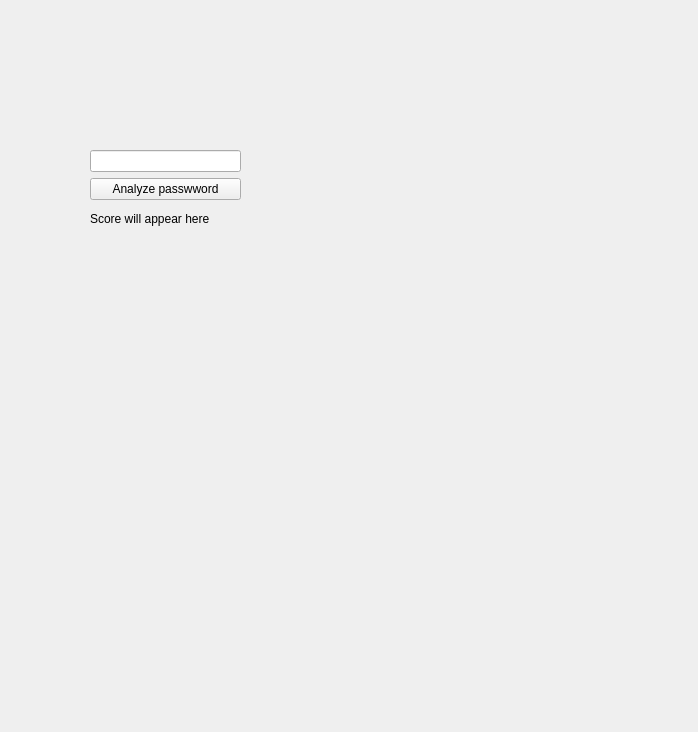
<?xml version="1.0" encoding="UTF-8"?>
<ui version="4.0">
 <class>MainWindow</class>
 <widget class="QMainWindow" name="MainWindow">
  <property name="geometry">
   <rect>
    <x>0</x>
    <y>0</y>
    <width>698</width>
    <height>732</height>
   </rect>
  </property>
  <property name="windowTitle">
   <string>MainWindow</string>
  </property>
  <property name="toolTip">
   <string>Enter password to analyze</string>
  </property>
  <widget class="QWidget" name="centralwidget">
   <widget class="QWidget" name="verticalLayoutWidget">
    <property name="geometry">
     <rect>
      <x>90</x>
      <y>150</y>
      <width>151</width>
      <height>81</height>
     </rect>
    </property>
    <layout class="QVBoxLayout" name="verticalLayout">
     <item>
      <widget class="QLineEdit" name="passwordLineEdit">
       <property name="echoMode">
        <enum>QLineEdit::EchoMode::Password</enum>
       </property>
      </widget>
     </item>
     <item>
      <widget class="QPushButton" name="analyzeButton">
       <property name="text">
        <string>Analyze passwword</string>
       </property>
      </widget>
     </item>
     <item>
      <widget class="QLabel" name="scoreLabel">
       <property name="text">
        <string>Score will appear here</string>
       </property>
      </widget>
     </item>
    </layout>
   </widget>
  </widget>
 </widget>
 <resources/>
 <connections/>
</ui>
